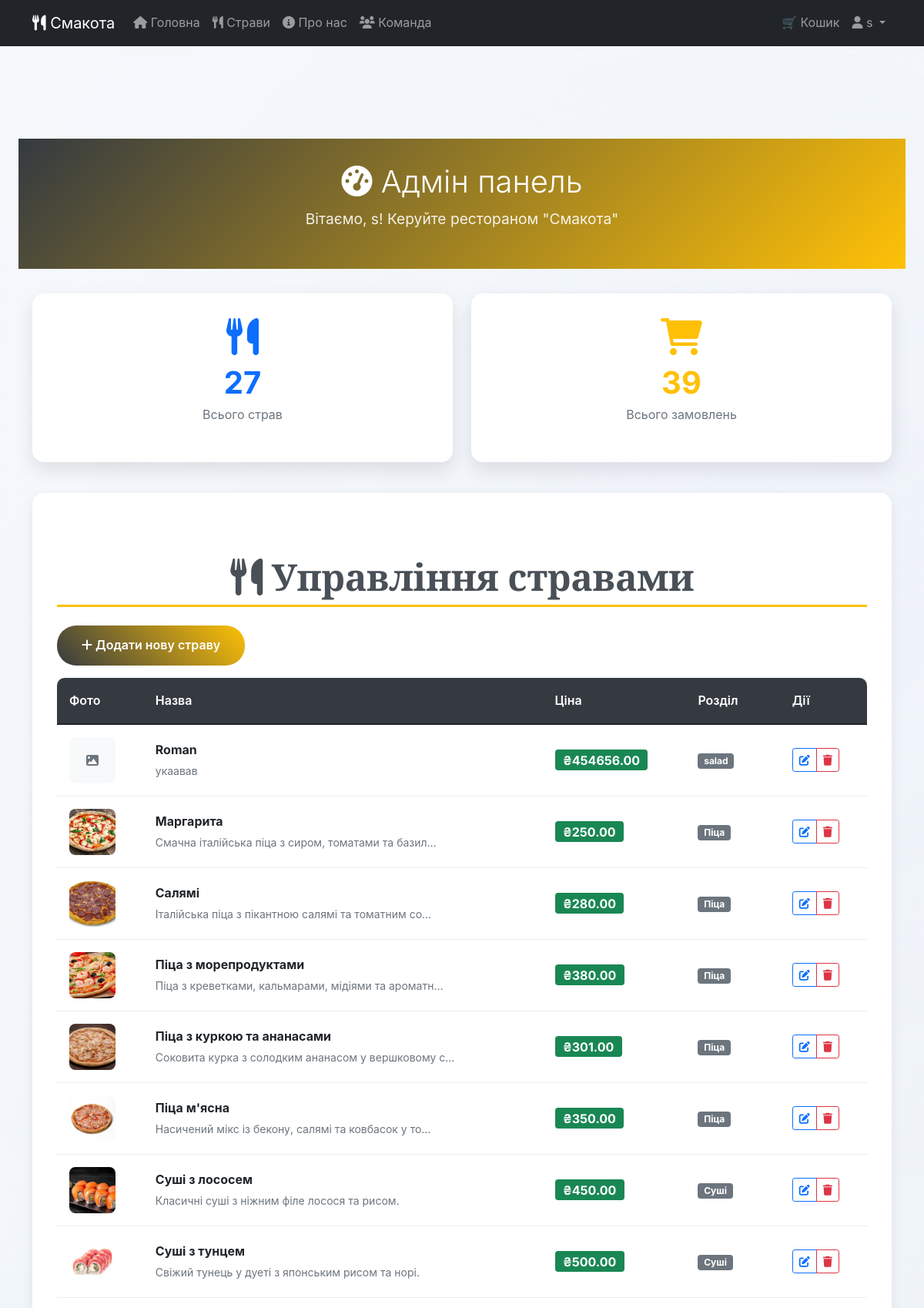
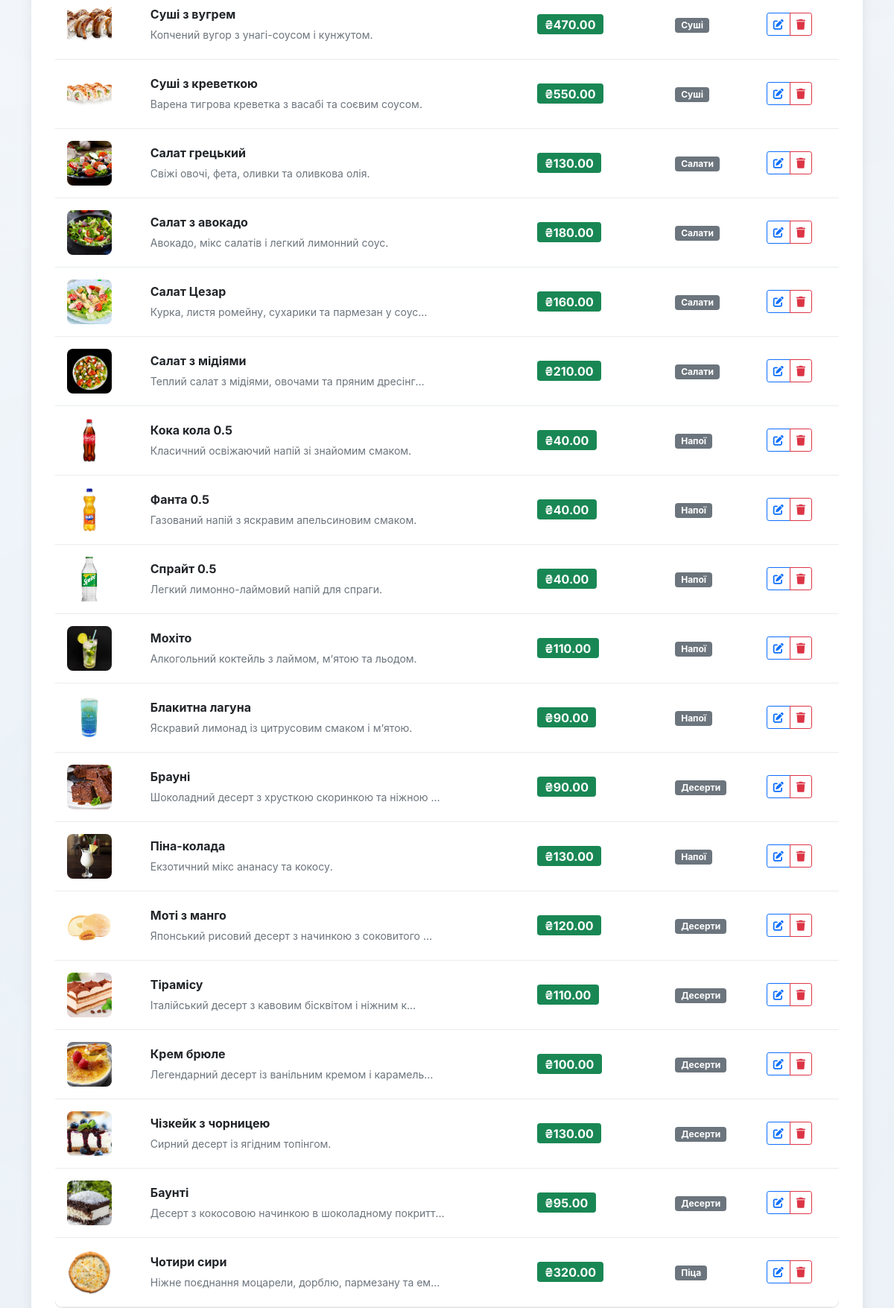
Page /market/custom-admin/ (signed in, upper part) on the committed database (2 pictures, top to bottom).
### Market/models.py (models this page shows, shortened)
class CustomUser(AbstractUser):
    age = models.IntegerField(null=True, blank=True)
    country = models.CharField(max_length=100, blank=True)
    address = models.TextField(blank=True)
    bonus_points = models.DecimalField(max_digits=10, decimal_places=2, default=0.00)
    bonus_points = models.DecimalField(max_digits=10, decimal_places=2, default=0.00)  # Поле для зберігання бонусних балів користувача
    class Meta:
        db_table = 'market_customuser'
    groups = models.ManyToManyField(
        'auth.Group',
        verbose_name='groups',
        blank=True,
        help_text='The groups this user belongs to.',
        related_name='custom_user_set',
        related_query_name='custom_user',
    )
    user_permissions = models.ManyToManyField(
        'auth.Permission',
        verbose_name='user permissions',
        blank=True,
        help_text='Specific permissions for this user.',
        related_name='custom_user_set',
        related_query_name='custom_user',
    )

class Product(models.Model):
    SECTION_CHOICES = [
        ('Піца', 'Піца'),
        ('Суші', 'Суші'),
        ('Салати', 'Салати'),
        ('Напої', 'Напої'),
        ('Десерти', 'Десерти'),
    ]
    name = models.CharField(max_length=255)
    price = models.DecimalField(max_digits=8, decimal_places=2)
    description = models.TextField()
    image = models.ImageField(upload_to='products/')
    section = models.CharField(max_length=20, choices=SECTION_CHOICES, default='pizza')  # <-- додано

### Market/views.py (the view)
# urls.py: path('custom-admin/', views.admin_dashboard, name='admin_dashboard'),
@login_required
def admin_dashboard(request):
    total_products = Product.objects.count()
    total_purchases = Purchase.objects.count()
    context = {
        'total_products': total_products,
        'total_purchases': total_purchases,
        'products': Product.objects.all()
    }
    return render(request, 'Market/admin_dashboard.html', context)

### Market/templates/Market/admin_dashboard.html (shortened to what this page needs)
{% extends 'Market/base.html' %}
{% load static %}
{% block content %}
<div class="admin-header">
    <div class="container">
        <div class="text-center">
            <h1 class="welcome-admin">
                <i class="fas fa-tachometer-alt"></i>
                Адмін панель
            </h1>
            <p class="admin-subtitle">Вітаємо, {{ user.username }}! Керуйте рестораном "Смакота"</p>
        </div>
    </div>
</div>
<div class="container">
    <div class="row mb-4">
        <div class="col-md-6 mb-3">
            <div class="stat-card">
                <i class="fas fa-utensils stat-icon text-primary"></i>
                <h3 class="stat-number text-primary">{{ total_products }}</h3>
                <p class="stat-label">Всього страв</p>
            </div>
        </div>
        <div class="col-md-6 mb-3">
            <div class="stat-card">
                <i class="fas fa-shopping-cart stat-icon text-warning"></i>
                <h3 class="stat-number text-warning">{{ total_purchases }}</h3>
                <p class="stat-label">Всього замовлень</p>
            </div>
        </div>
    </div>
    <div class="admin-section">
        <h2 class="section-title">
            <i class="fas fa-utensils"></i> Управління стравами
        </h2>
        <div class="mb-3">
            <a href="{% url 'Market:add_product' %}" class="btn-admin">
                <i class="fas fa-plus"></i> Додати нову страву
            </a>
        </div>
        {% if products %}
            <div class="table-responsive">
                <table class="table product-table">
                    <thead>
                        <tr>
                            <th>Фото</th>
                            <th>Назва</th>
                            <th>Ціна</th>
                            <th>Розділ</th>
                            <th>Дії</th>
                        </tr>
                    </thead>
                    <tbody>
                        {% for product in products %}
                            <tr>
                                <td>
                                    {% if product.image %}
                                        <img src="{{ product.image.url }}" alt="{{ product.name }}" class="product-image">
                                    {% else %}
                                        <div class="product-image bg-light d-flex align-items-center justify-content-center">
                                            <i class="fas fa-image text-muted"></i>
                                        </div>
                                    {% endif %}
                                </td>
                                <td>
                                    <strong>{{ product.name }}</strong><br>
                                    <small class="text-muted">{{ product.description|truncatechars:50 }}</small>
                                </td>
                                <td>
                                    <span class="badge bg-success fs-6">₴{{ product.price }}</span>
                                </td>
                                <td>
                                    <span class="badge bg-secondary">{{ product.section }}</span>
                                </td>
                                <td>
                                    <div class="btn-group" role="group">
                                        <button class="btn btn-sm btn-outline-primary"
                                                onclick="openEditModal({{ product.id }}, '{{ product.name|escapejs }}', '{{ product.price }}', '{{ product.description|escapejs }}', '{{ product.section }}')">
                                            <i class="fas fa-edit"></i>
                                        </button>
                                        <button class="btn btn-sm btn-outline-danger"
                                                onclick="openDeleteModal({{ product.id }}, '{{ product.name|escapejs }}')">
                                            <i class="fas fa-trash"></i>
                                        </button>
                                    </div>
                                </td>
                            </tr>
                        {% endfor %}
                    </tbody>
                </table>
            </div>
        {% endif %}
    </div>
</div>
{% endblock %}

### Market/templates/Market/navbar.html (shortened to what this page needs)
{% load static %}
<nav class="navbar navbar-expand-lg navbar-dark bg-dark">
    <div class="container">
        <a class="navbar-brand" href="{% url 'Market:index' %}">
            <i class="fas fa-utensils"></i> Смакота
        </a>
        <div class="collapse navbar-collapse" id="navbarNav">
            <ul class="navbar-nav me-auto">
                <li class="nav-item">
                    <a class="nav-link {% if request.resolver_match.url_name == 'index' %}active{% endif %}"
                       href="{% url 'Market:index' %}">
                        <i class="fas fa-home"></i> Головна
                    </a>
                </li>
                <li class="nav-item">
                    <a class="nav-link {% if request.resolver_match.url_name == 'dishes' %}active{% endif %}"
                       href="/market/menu">
                        <i class="fas fa-utensils"></i> Страви
                    </a>
                </li>
                <li class="nav-item">
                    <a class="nav-link {% if request.resolver_match.url_name == 'about' %}active{% endif %}"
                       href="{% url 'Market:about' %}">
                        <i class="fas fa-info-circle"></i> Про нас
                    </a>
                </li>
                <li class="nav-item">
                    <a class="nav-link {% if request.resolver_match.url_name == 'team_info' %}active{% endif %}"
                       href="{% url 'Market:team' %}">
                        <i class="fas fa-users"></i> Команда
                    </a>
                </li>
            </ul>
            <ul class="navbar-nav">
                <li class="nav-item">
                    <a href="{% url 'Market:view_cart' %}" class="nav-link position-relative">
                        🛒 Кошик
                    </a>
                </li>
                {% if user.is_authenticated %}
                    <li class="nav-item dropdown">
                        <a class="nav-link dropdown-toggle" href="#" id="navbarDropdown" role="button" data-bs-toggle="dropdown">
                            <i class="fas fa-user"></i> {{ user.username }}
                        </a>
                    </li>
                {% endif %}
            </ul>
        </div>
    </div>
</nav>

### Market/static/Market/styles/style.css (style rules this page uses)
* { margin: 0; padding: 0; box-sizing: border-box; }
:root { --primary-gradient: linear-gradient(135deg, #667eea 0%, #764ba2 100%); --secondary-gradient: linear-gradient(135deg, #f093fb 0%, #f5576c 100%); --success-gradient: linear-gradient(135deg, #4facfe 0%, #00f2fe 100%); --warning-gradient: linear-gradient(135deg, #43e97b 0%, #38f9d7 100%); --danger-gradient: linear-gradient(135deg, #fa709a 0%, #fee140 100%); --glass-bg: rgba(255, 255, 255, 0.08); --glass-border: rgba(255, 255, 255, 0.2); --glass-shadow: 0 8px 32px rgba(31, 38, 135, 0.37); --text-primary: #2d3748; --text-secondary: #4a5568; --text-light: rgba(255, 255, 255, 0.95); --border-radius-sm: 8px; --border-radius-md: 16px; --border-radius-lg: 24px; --border-radius-xl: 32px; --spacing-xs: 0.5rem; --spacing-sm: 1rem; --spacing-md: 1.5rem; --spacing-lg: 2rem; --spacing-xl: 3rem; --transition-fast: 0.15s ease-out; --transition-smooth: 0.3s cubic-bezier(0.4, 0, 0.2, 1); --transition-bounce: 0.5s cubic-bezier(0.68, -0.55, 0.265, 1.55); }
body { font-family: 'Inter', -apple-system, BlinkMacSystemFont, 'Segoe UI', sans-serif; line-height: 1.7; color: #1a202c; background: linear-gradient(135deg, #f7fafc 0%, #edf2f7 100%); min-height: 100vh; position: relative; }
body::before { content: ''; position: fixed; top: 0; left: 0; right: 0; bottom: 0; background: radial-gradient(circle at 20% 80%, rgba(66, 153, 225, 0.03) 0%, transparent 50%), radial-gradient(circle at 80% 20%, rgba(129, 140, 248, 0.03) 0%, transparent 50%); pointer-events: none; z-index: -1; }
.section-title { font-family: 'Playfair Display', serif; text-align: center; color: #2d3748; font-size: clamp(2rem, 4vw, 3rem); font-weight: 600; margin: var(--spacing-xl) 0; letter-spacing: -0.01em; position: relative; animation: titleSlideIn 1s ease-out; }
.section-title::after { content: ''; position: absolute; bottom: -10px; left: 50%; width: 0; height: 3px; background: var(--secondary-gradient); transition: width var(--transition-bounce); transform: translateX(-50%); border-radius: 2px; }
html { scroll-behavior: smooth; }
* { cursor: default; }
a, button, [onclick] { cursor: pointer !important; }
.action-btn, .like-btn, .dislike-btn, nav a, .pagination a { position: relative; overflow: hidden; }
a, button, .product, .action-btn, .like-btn, .dislike-btn, nav a, .pagination a { transition: all var(--transition-smooth); }

### Market/templates/Market/admin_dashboard.html (style rules this page uses)
.admin-header { background: linear-gradient(135deg, #343a40 0%, #ffc107 100%); color: white; padding: 2rem 0; margin-bottom: 2rem; }
.stat-card { background: white; border-radius: 15px; padding: 2rem; text-align: center; box-shadow: 0 10px 25px rgba(0,0,0,0.1); transition: transform 0.3s ease, box-shadow 0.3s ease; border: none; height: 100%; }
.stat-icon { font-size: 3rem; margin-bottom: 1rem; display: block; }
.stat-number { font-size: 2.5rem; font-weight: bold; margin: 0; line-height: 1; }
.stat-label { color: #6c757d; font-size: 1rem; margin-top: 0.5rem; }
.admin-section { background: white; border-radius: 15px; padding: 2rem; margin-bottom: 2rem; box-shadow: 0 5px 15px rgba(0,0,0,0.08); }
.section-title { color: #495057; font-weight: 600; margin-bottom: 1.5rem; border-bottom: 3px solid #ffc107; padding-bottom: 0.5rem; }
.product-table { border-radius: 10px; overflow: hidden; box-shadow: 0 0 0 1px rgba(0,0,0,0.1); }
.product-table th { background: #343a40; color: white; border: none; font-weight: 600; padding: 1rem; }
.product-table td { padding: 1rem; vertical-align: middle; border-color: #e9ecef; }
.btn-admin { background: linear-gradient(45deg, #343a40, #ffc107); border: none; color: white; padding: 0.75rem 2rem; border-radius: 25px; font-weight: 600; transition: all 0.3s ease; text-decoration: none; display: inline-block; }
.product-image { width: 60px; height: 60px; object-fit: cover; border-radius: 8px; }
.welcome-admin { font-size: 2.5rem; font-weight: 300; margin-bottom: 0.5rem; }
.admin-subtitle { font-size: 1.2rem; opacity: 0.9; }

### Market/templates/Market/navbar.html (style rules this page uses)
.navbar { z-index: 1050; position: relative; }

### rows in the picture
CustomUser: username "s"
Product: name "Roman", description "укаавав", price "454656.00", section "salad"
Product: image (picture), name "Маргарита", description "Смачна італійська піца з сиром, томатами та базил…", price "250.00", section "Піца"
Product: image (picture), name "Салямі", description "Італійська піца з пікантною салямі та томатним со…", price "280.00", section "Піца"
Product: image (picture), name "Піца з морепродуктами", description "Піца з креветками, кальмарами, мідіями та ароматн…", price "380.00", section "Піца"
Product: image (picture), name "Піца з куркою та ананасами", description "Соковита курка з солодким ананасом у вершковому с…", price "301.00", section "Піца"
Product: image (picture), name "Піца м'ясна", description "Насичений мікс із бекону, салямі та ковбасок у то…", price "350.00", section "Піца"
Product: image (picture), name "Суші з лососем", description "Класичні суші з ніжним філе лосося та рисом.", price "450.00", section "Суші"
Product: image (picture), name "Суші з тунцем", description "Свіжий тунець у дуеті з японським рисом та норі.", price "500.00", section "Суші"
Product: image (picture), name "Суші з вугрем", description "Копчений вугор з унагі-соусом і кунжутом.", price "470.00", section "Суші"
Product: image (picture), name "Суші з креветкою", description "Варена тигрова креветка з васабі та соєвим соусом.", price "550.00", section "Суші"
Product: image (picture), name "Салат грецький", description "Свіжі овочі, фета, оливки та оливкова олія.", price "130.00", section "Салати"
Product: image (picture), name "Салат з авокадо", description "Авокадо, мікс салатів і легкий лимонний соус.", price "180.00", section "Салати"
Product: image (picture), name "Салат Цезар", description "Курка, листя ромейну, сухарики та пармезан у соус…", price "160.00", section "Салати"
Product: image (picture), name "Салат з мідіями", description "Теплий салат з мідіями, овочами та пряним дресінг…", price "210.00", section "Салати"
Product: image (picture), name "Кока кола 0.5", description "Класичний освіжаючий напій зі знайомим смаком.", price "40.00", section "Напої"
Product: image (picture), name "Фанта 0.5", description "Газований напій з яскравим апельсиновим смаком.", price "40.00", section "Напої"
Product: image (picture), name "Спрайт 0.5", description "Легкий лимонно-лаймовий напій для спраги.", price "40.00", section "Напої"
Product: image (picture), name "Мохіто", description "Алкогольний коктейль з лаймом, м’ятою та льодом.", price "110.00", section "Напої"
Product: image (picture), name "Блакитна лагуна", description "Яскравий лимонад із цитрусовим смаком і м’ятою.", price "90.00", section "Напої"
Product: image (picture), name "Брауні", description "Шоколадний десерт з хрусткою скоринкою та ніжною …", price "90.00", section "Десерти"
Product: image (picture), name "Піна-колада", description "Екзотичний мікс ананасу та кокосу.", price "130.00", section "Напої"
Product: image (picture), name "Моті з манго", description "Японський рисовий десерт з начинкою з соковитого …", price "120.00", section "Десерти"
Product: image (picture), name "Тірамісу", description "Італійський десерт з кавовим бісквітом і ніжним к…", price "110.00", section "Десерти"
Product: image (picture), name "Крем брюле", description "Легендарний десерт із ванільним кремом і карамель…", price "100.00", section "Десерти"
Product: image (picture), name "Чізкейк з чорницею", description "Сирний десерт із ягідним топінгом.", price "130.00", section "Десерти"
Product: image (picture), name "Баунті", description "Десерт з кокосовою начинкою в шоколадному покритт…", price "95.00", section "Десерти"
Product: image (picture), name "Чотири сири", description "Ніжне поєднання моцарели, дорблю, пармезану та ем…", price "320.00", section "Піца"

### other values in the picture
{{ total_products }} "27"
{{ total_purchases }} "39"
